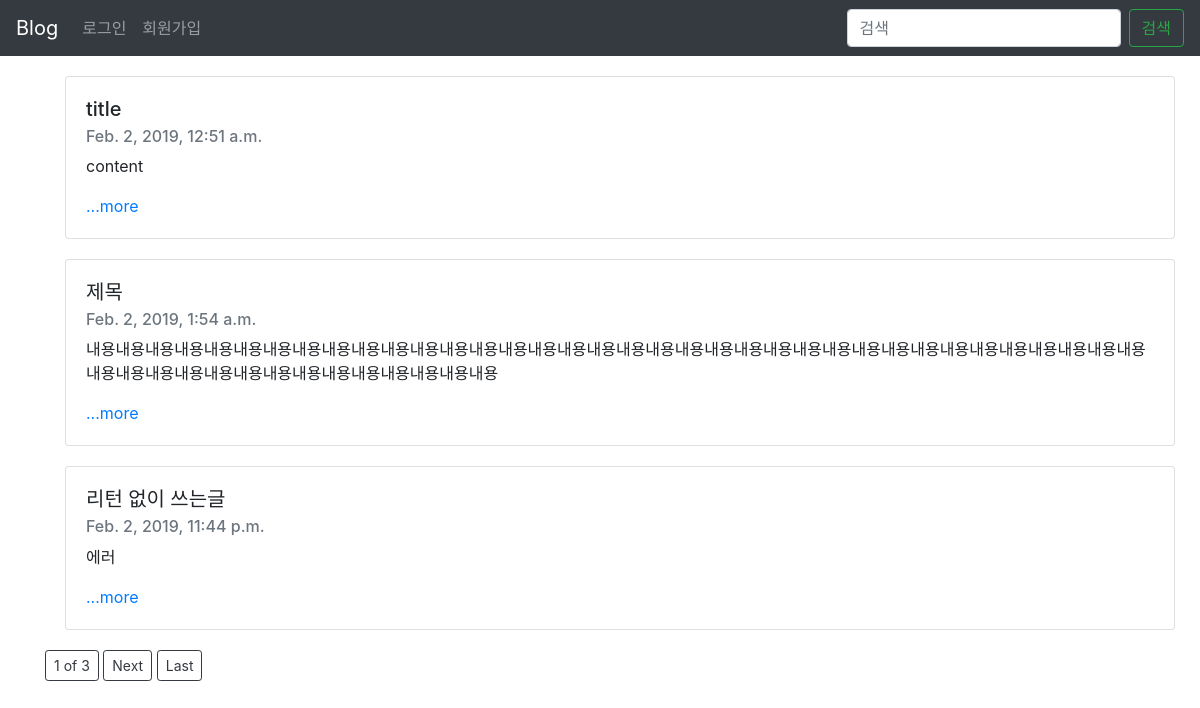
The page / on the database its author committed.
### blog/models.py (models this page shows, shortened)
class Blog(models.Model):
    title = models.CharField(max_length=200)
    pub_date = models.DateTimeField('date published')
    body = models.TextField()
    def summary(self):
        return self.body[:100]

### blog/views.py (the view)
# urls.py: path('', blog.views.home, name="home"),
def home(request):
    blogs = Blog.objects
    blog_list = Blog.objects.all()
    paginator = Paginator(blog_list, 3)
    page = request.GET.get('page')
    posts = paginator.get_page(page)
    return render(request, 'home.html', {'blogs' : blogs, 'posts' : posts})

### blog/templates/home.html (shortened to what this page needs)
{% extends 'base.html' %}
{% block contents %}
<div class="container">
{% for blog in posts %}
    <div class="card" style="width: 100%; margin: 20px;">
        <div class="card-body">
            <h5 class="card-title">{{blog.title}}</h5>
            <h6 class="card-subtitle mb-2 text-muted">{{blog.pub_date}}</h6>
            <p class="card-text">{{blog.summary}}</p>
            <a href="{%url 'detail' blog.id%}" class="card-link">...more</a>
        </div>
    </div>
 {%endfor%}
    <span class="btn btn-outline-dark btn-sm">
    <span>{{posts.number}}</span>
    <span>of</span>
    <span>{{posts.paginator.num_pages}}</span>
    </span>
    {%if posts.has_next%}
    <a href="?page={{posts.next_page_number}}" class="btn btn-outline-dark btn-sm">Next</a>
    <a href="?page={{posts.paginator.num_pages}}" class="btn btn-outline-dark btn-sm">Last</a>
    {%endif%}
    </div>
{% endblock %}

### blog/templates/base.html (shortened to what this page needs)
<head>
<link rel="stylesheet" href="https://stackpath.bootstrapcdn.com/bootstrap/4.2.1/css/bootstrap.min.css">
</head>
<body>
<nav class="navbar navbar-expand-lg navbar-dark bg-dark">
  <a class="navbar-brand" href="{%url 'home' %}">Blog</a>
  <div class="collapse navbar-collapse" id="navbarSupportedContent">
    <ul class="navbar-nav mr-auto">
    {% if user.is_authenticated %}
      <li class="nav-item dropdown">
        <a class="nav-link dropdown-toggle" href="#" id="navbarDropdown" role="button" data-toggle="dropdown" aria-haspopup="true" aria-expanded="false">
         {{ user.username }}
        </a>
        <div class="dropdown-menu" aria-labelledby="navbarDropdown">
          <a class="dropdown-item" id="logoutbtn" href="#">로그아웃</a>
          <form id="logout" method="POST" action="{% url 'logout' %}">
          {% csrf_token %} <input type="hidden"/>
          </form>
        </div>
        <script>
          $('#logoutbtn').on("click", function(){
            $('#logout').submit();
          });
        </script>
      </li>
      <li class="nav-item">
        <a class="nav-link" href="{% url 'newblog' %}">글쓰기<span class="sr-only">(current)</span></a>
      </li>
      <li class="nav-item">
        <a class="nav-link" href="{% url 'portfolio' %}">포토폴리오</a>
      </li>
    {% else %}
      <li class="nav-item">
        <a class="nav-link" href="{% url 'login' %}">로그인<span class="sr-only">(current)</span></a>
      </li>
      <li class="nav-item">
        <a class="nav-link" href="{% url 'signup' %}">회원가입<span class="sr-only">(current)</span></a>
      </li>
    {% endif %}
    </ul>
    <form class="form-inline my-2 my-lg-0">
      <input class="form-control mr-sm-2" type="search" placeholder="검색" aria-label="Search">
      <button class="btn btn-outline-success my-2 my-sm-0" type="submit">검색</button>
    </form>
  </div>
</nav>
{% block contents %}
{% endblock %}
</body>

### rows shown on the page
Blog: title "title", pub_date "Feb. 2, 2019, 12:51 a.m.", summary "content"
Blog: title "제목", pub_date "Feb. 2, 2019, 1:54 a.m.", summary "내용내용내용내용내용내용내용내용내용내용내용내용내용내용내용내용내용내용내용내용내용내용내용내용내용내용내용내용내용내용내용내용내용내용내용내용내용내용내용내용내용내용내용내용내용내용내용내용내용내용"
Blog: title "리턴 없이 쓰는글", pub_date "Feb. 2, 2019, 11:44 p.m.", summary "에러"

### other values the page prints
{{ posts.number }} "1"
{{ posts.paginator.num_pages }} "3"
